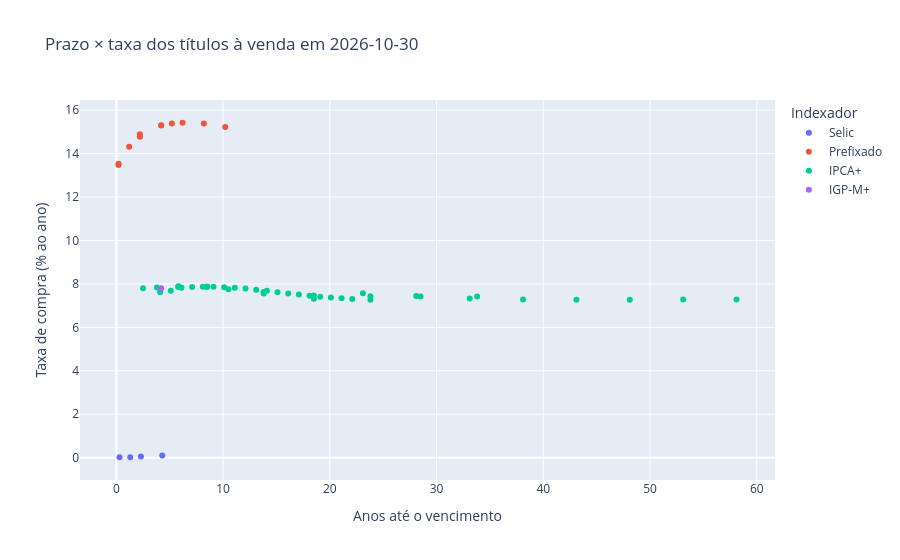

Notebook cell for this chart:
### Markdown cell above
**O que observar:** as taxas do Selic ficam perto de zero (é só o adicional); as do Prefixado são as maiores (incluem a inflação esperada); as do IPCA+ ficam no meio (são ganho real).

## 10. Gráfico 2 — Dispersão: prazo × taxa no último dia
Pegamos só o **dia mais recente** e colocamos cada título como um ponto: no eixo X, quantos anos faltam para vencer; no eixo Y, a taxa. Isso é parecido com a **curva de juros**: títulos mais longos pagam mais?

### Code cell
ultima_data = df_venda["Data Base"].max()
df_hoje = df_venda[df_venda["Data Base"] == ultima_data]

fig = px.scatter(
    df_hoje,
    x="Anos ate Vencimento",
    y="Taxa Compra Manha",
    color="Indexador",
    hover_name="Tipo Titulo",
    title=f"Prazo × taxa dos títulos à venda em {ultima_data.date()}",
    labels={"Anos ate Vencimento": "Anos até o vencimento", "Taxa Compra Manha": "Taxa de compra (% ao ano)"},
)
fig.show()

### Figure 1 — Plotly figure (JSON) as saved in the notebook; plotly's stock layout.template omitted (floating-point values rounded to 4 significant figures)
{"data": [{"hovertemplate": "<b>%{hovertext}</b><br><br>Indexador=Selic<br>Anos até o vencimento=%{x}<br>Taxa de compra (% ao ano)=%{y}<extra></extra>", "hovertext": ["Tesouro Selic", "Tesouro Selic", "Tesouro Selic", "Tesouro Selic"], "legendgroup": "Selic", "marker": {"color": "#636efa", "symbol": "circle"}, "mode": "markers", "name": "Selic", "orientation": "v", "showlegend": true, "type": "scatter", "x": [2.3, 4.3, 0.3, 1.3], "xaxis": "x", "y": [0.06, 0.1, 0.02, 0.02], "yaxis": "y"}, {"hovertemplate": "<b>%{hovertext}</b><br><br>Indexador=Prefixado<br>Anos até o vencimento=%{x}<br>Taxa de compra (% ao ano)=%{y}<extra></extra>", "hovertext": ["Tesouro Prefixado", "Tesouro Prefixado", "Tesouro Prefixado", "Tesouro Prefixado", "Tesouro Prefixado", "Tesouro Prefixado com Juros Semestrais", "Tesouro Prefixado com Juros Semestrais", "Tesouro Prefixado com Juros Semestrais", "Tesouro Prefixado com Juros Semestrais", "Tesouro Prefixado com Juros Semestrais", "Tesouro Prefixado com Juros Semestrais"], "legendgroup": "Prefixado", "marker": {"color": "#EF553B", "symbol": "circle"}, "mode": "markers", "name": "Prefixado", "orientation": "v", "showlegend": true, "type": "scatter", "x": [5.2, 1.2, 0.2, 2.2, 4.2, 4.2, 10.2, 0.2, 6.2, 8.2, 2.2], "xaxis": "x", "y": [15.38, 14.32, 13.48, 14.89, 15.3, 15.29, 15.23, 13.53, 15.42, 15.39, 14.77], "yaxis": "y"}, {"hovertemplate": "<b>%{hovertext}</b><br><br>Indexador=IPCA+<br>Anos até o vencimento=%{x}<br>Taxa de compra (% ao ano)=%{y}<extra></extra>", "hovertext": ["Tesouro IPCA+ com Juros Semestrais", "Tesouro IPCA+ com Juros Semestrais", "Tesouro IPCA+ com Juros Semestrais", "Tesouro IPCA+ com Juros Semestrais", "Tesouro IPCA+ com Juros Semestrais", "Tesouro IPCA+ com Juros Semestrais", "Tesouro IPCA+ com Juros Semestrais", "Tesouro IPCA+ com Juros Semestrais", "Tesouro IPCA+ com Juros Semestrais", "Tesouro IPCA+", "Tesouro IPCA+", "Tesouro IPCA+", "Tesouro IPCA+", "Tesouro IPCA+", "Tesouro IPCA+", "Tesouro Renda+ Aposentadoria Extra", "Tesouro Renda+ Aposentadoria Extra", "Tesouro Renda+ Aposentadoria Extra", "Tesouro Renda+ Aposentadoria Extra", "Tesouro Renda+ Aposentadoria Extra", "Tesouro Renda+ Aposentadoria Extra", "Tesouro Renda+ Aposentadoria Extra", "Tesouro Renda+ Aposentadoria Extra", "Tesouro Educa+", "Tesouro Educa+", "Tesouro Educa+", "Tesouro Educa+", "Tesouro Educa+", "Tesouro Educa+", "Tesouro Educa+", "Tesouro Educa+", "Tesouro Educa+", "Tesouro Educa+", "Tesouro Educa+", "Tesouro Educa+", "Tesouro Educa+", "Tesouro Educa+", "Tesouro Educa+", "Tesouro Educa+", "Tesouro Educa+", "Tesouro Educa+", "Tesouro Educa+"], "legendgroup": "IPCA+", "marker": {"color": "#00cc96", "symbol": "circle"}, "mode": "markers", "name": "IPCA+", "orientation": "v", "showlegend": true, "type": "scatter", "x": [10.5, 28.5, 33.8, 5.8, 8.5, 18.5, 23.8, 13.8, 3.8, 8.5, 13.8, 18.5, 5.8, 23.8, 2.5, 38.1, 33.1, 23.1, 48.1, 28.1, 58.1, 43.1, 53.1, 17.1, 18.1, 22.1, 5.1, 13.1, 6.1, 19.1, 15.1, 14.1, 20.1, 21.1, 8.1, 16.1, 7.1, 9.1, 10.1, 12.1, 4.1, 11.1], "xaxis": "x", "y": [7.76, 7.42, 7.42, 7.86, 7.86, 7.47, 7.43, 7.63, 7.84, 7.88, 7.56, 7.32, 7.89, 7.27, 7.8, 7.28, 7.33, 7.57, 7.27, 7.44, 7.28, 7.27, 7.28, 7.51, 7.45, 7.31, 7.69, 7.73, 7.82, 7.41, 7.62, 7.68, 7.37, 7.34, 7.87, 7.56, 7.86, 7.87, 7.85, 7.79, 7.62, 7.82], "yaxis": "y"}, {"hovertemplate": "<b>%{hovertext}</b><br><br>Indexador=IGP-M+<br>Anos até o vencimento=%{x}<br>Taxa de compra (% ao ano)=%{y}<extra></extra>", "hovertext": ["Tesouro IGPM+ com Juros Semestrais"], "legendgroup": "IGP-M+", "marker": {"color": "#ab63fa", "symbol": "circle"}, "mode": "markers", "name": "IGP-M+", "orientation": "v", "showlegend": true, "type": "scatter", "x": [4.2], "xaxis": "x", "y": [7.8], "yaxis": "y"}], "layout": {"legend": {"title": {"text": "Indexador"}, "tracegroupgap": 0}, "title": {"text": "Prazo × taxa dos títulos à venda em 2026-10-30"}, "xaxis": {"anchor": "y", "domain": [0, 1], "title": {"text": "Anos até o vencimento"}}, "yaxis": {"anchor": "x", "domain": [0, 1], "title": {"text": "Taxa de compra (% ao ano)"}}}}
